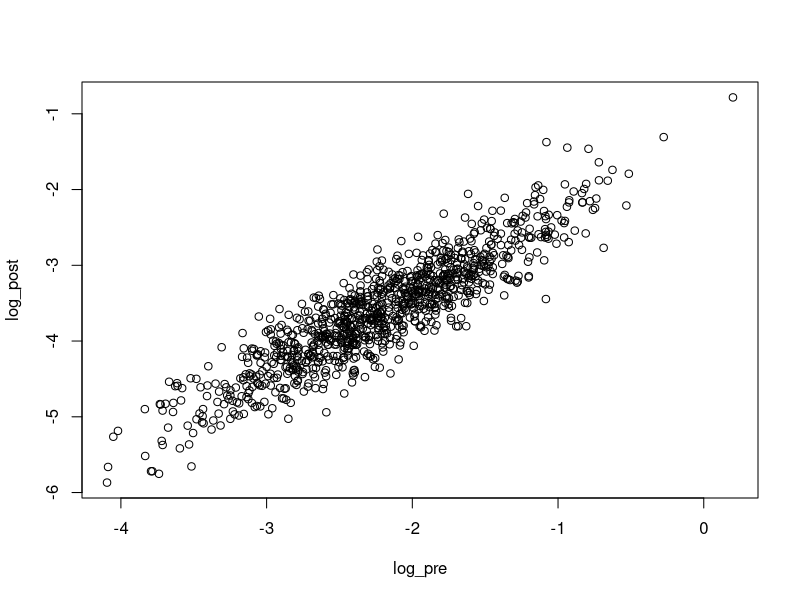
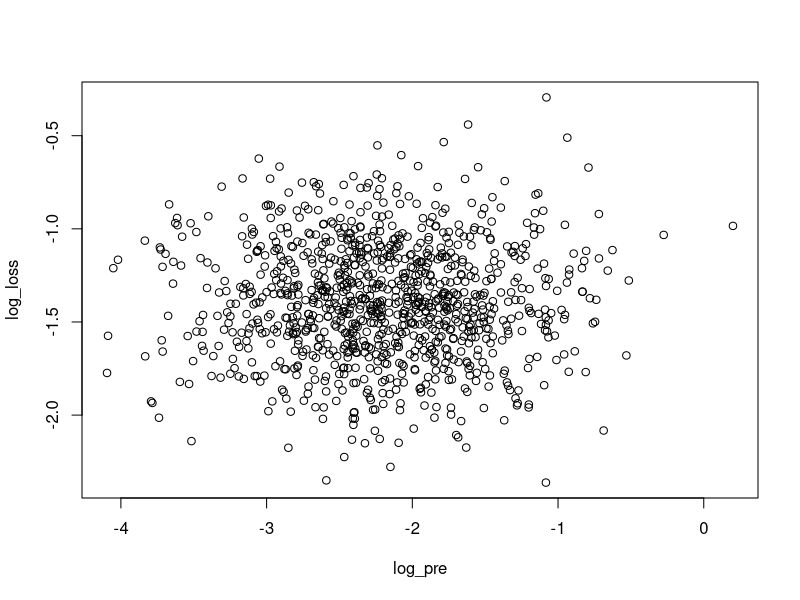
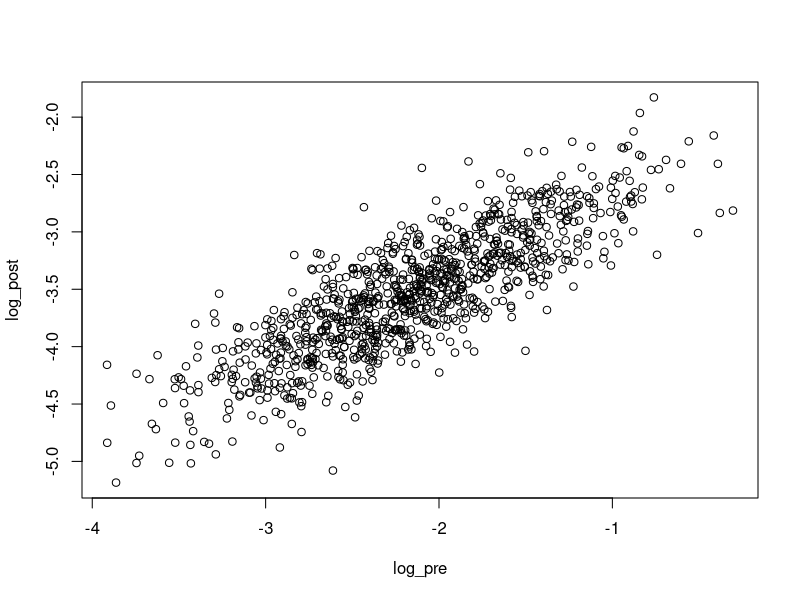
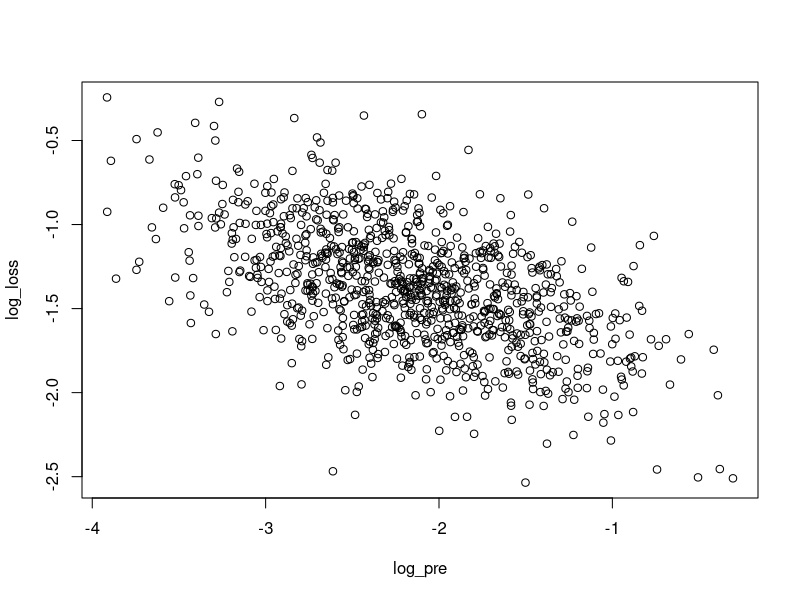
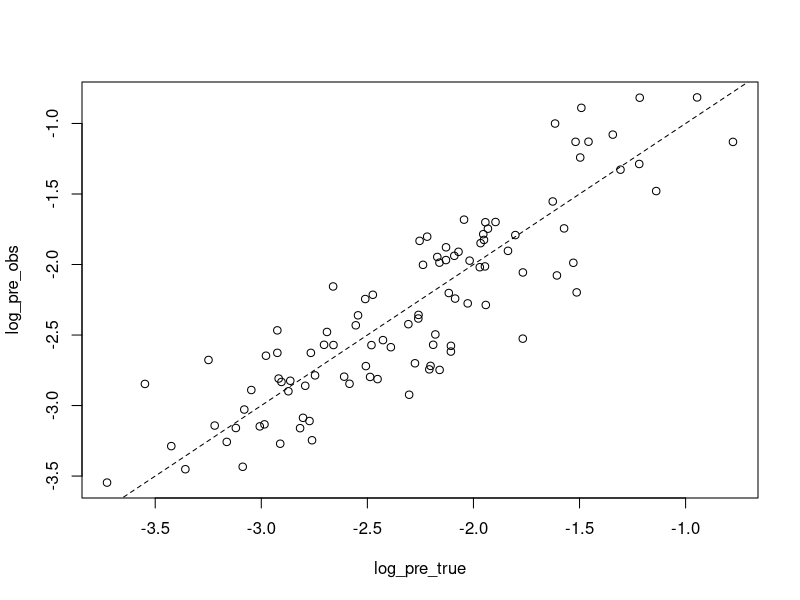
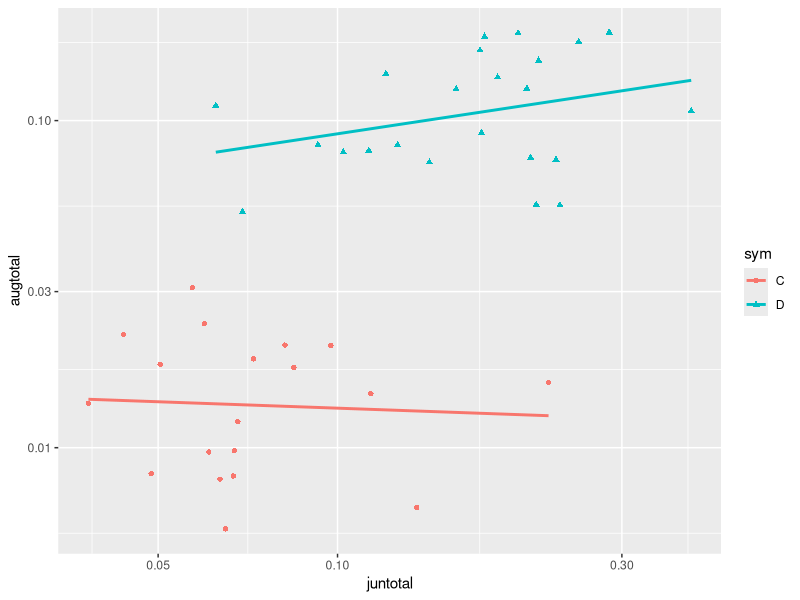
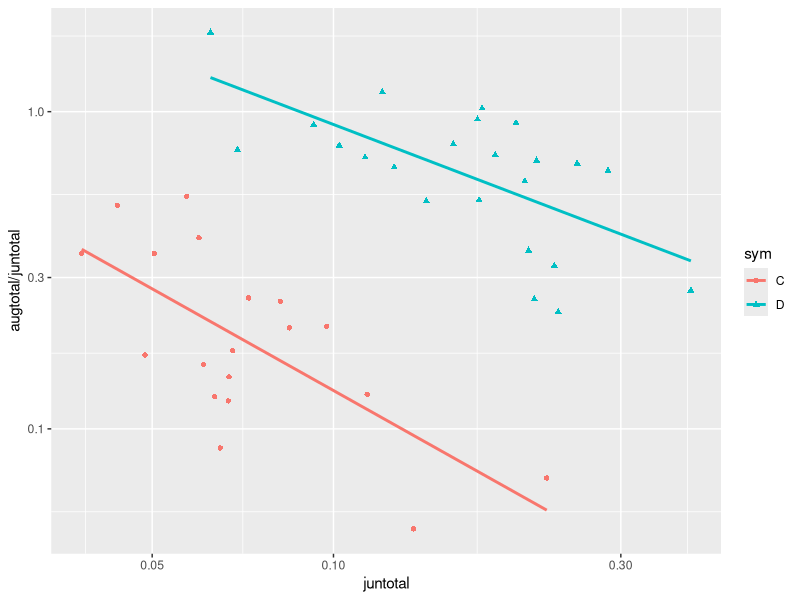
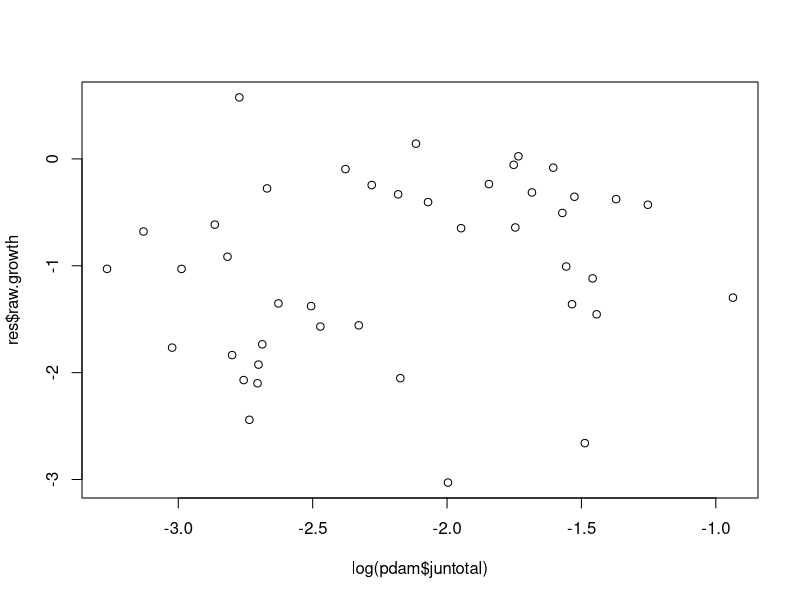

R code for these plots, in order:
## ---- chunk 1
knitr::opts_chunk$set(echo = TRUE)
## ---- chunk 2
# Load libraries
library(tidyverse)

# ----------------------------------------------------------
# 1. Simulate a Null Model with No Biological Relationship
# ----------------------------------------------------------
# Goal: Confirm that if log_loss is independent of log_pre, regression shows no spurious slope
# assumes log percent of symbionts lost is random normal

set.seed(1)
log_pre <- rnorm(1000, mean = -2.2, sd = 0.63)              # Pre-bleaching log SHR
log_loss <- rnorm(1000, mean = log(0.25), sd = 0.3)         # Independent log-loss
log_post <- log_pre + log_loss                              # Post = Pre + noise

# Expect: slope ≈ 1
summary(lm(log_post ~ log_pre))     
plot(log_pre, log_post)

# Expect: slope ≈ 0
summary(lm(log_loss ~ log_pre))
plot(log_pre, log_loss)


# ----------------------------------------------------------
# 2. Simulate a True Density-Dependent Relationship
# ----------------------------------------------------------
# Goal: Simulate a case where more symbionts causes greater loss (true relationship)

set.seed(2)
log_pre <- rnorm(1000, mean = -2.2, sd = 0.63)
b <- -0.2  # more symbionts → more loss
log_loss <- b * scale(log_pre)[,1] + rnorm(1000, mean = log(0.25), sd = 0.3)
log_post <- log_pre + log_loss

# Expect: slope < 1 (indicating higher initial SHR leads to proportionally greater loss)
summary(lm(log_post ~ log_pre))   
plot(log_pre, log_post)

# Expect: slope < 0 (log_loss decreases as log_pre increases)
summary(lm(log_loss ~ log_pre))  
plot(log_pre, log_loss)


# ----------------------------------------------------------
# 3. Demonstrate Mathematical Coupling via Shared Noise
# ----------------------------------------------------------
# Goal: Show how shared noise (e.g., from measurement error) can induce spurious slope

set.seed(3)
log_pre_true <- rnorm(1000, mean = -2.2, sd = 0.63)
log_pre_obs <- log_pre_true + rnorm(1000, sd = 0.2)  # observed with error
log_post <- log_pre_true + rnorm(1000, mean = log(0.25), sd = 0.3)
log_loss <- log_post - log_pre_obs  # uses noisy log(pre) → coupling

# Expect: slope < 0 even though post was independent of obs
summary(lm(log_loss ~ log_pre_obs))     


# expanded version of this
# True pre-bleaching log values
log_pre_true <- rnorm(100, mean = -2.2, sd = 0.63)

# Observed pre values include measurement error
log_pre_obs <- log_pre_true + rnorm(100, sd = 0.3)
plot(log_pre_true, log_pre_obs)
abline(0, 1, lty = 2)

# Simulate post values: depend on true pre, but not observed pre
log_post <- log_pre_true + rnorm(100, mean = log(0.25), sd = 0.3)

# Calculate log-loss using observed (noisy) log(pre)
log_loss <- log_post - log_pre_obs

# Regress log_loss ~ log_pre_obs
summary(lm(log_loss ~ log_pre_obs))
# Regress log_loss ~ log_pre_true
summary(lm(log_loss ~ log_pre_true))



# ----------------------------------------------------------
# 4. Use the Equivalent Formulation for Slope Testing
# ----------------------------------------------------------
# Recall: log(post/pre) = log(post) - log(pre)
# Therefore:
#   slope(log(post/pre) ~ log(pre)) < 0
# ⟺ slope(log(post) ~ log(pre)) < 1

set.seed(4)
log_pre <- rnorm(1000, mean = -2.2, sd = 0.63)
log_loss <- rnorm(1000, mean = log(0.25), sd = 0.3)
log_post <- log_pre + log_loss

# These are equivalent tests:
mod1 <- lm(log_post ~ log_pre)
mod2 <- lm(log_post - log_pre ~ log_pre)

summary(mod1)  # test if slope < 1
summary(mod2)  # test if slope < 0 (same result)


# ----------------------------------------------------------
# 5. Apply in Real Data with Simulation or Mixed Models
# ----------------------------------------------------------
# Real data: to determine if observed slope is meaningful
# - Use linear mixed models if repeated measures
# - Compare to null simulations (e.g., above)
# - Consider bootstrapping to assess slope uncertainty

# Note: not run here, but this structure can guide real data analysis.
pdam <- read_csv("PdamRbleaching.csv")

ggplot(pdam, aes(x = juntotal, y = augtotal, 
                 shape = sym, color = sym)) +
  geom_point() +
  scale_x_log10() +
  scale_y_log10() +
  geom_smooth(method = "lm", se = FALSE)
mod <- lm(log(augtotal) ~ log(juntotal) + sym, data = pdam)
summary(mod)
  

ggplot(pdam, aes(x = juntotal, y = augtotal/juntotal, shape = sym, color = sym)) +
  geom_point() +
  scale_x_log10() +
  scale_y_log10() +
  geom_smooth(method = "lm", se = FALSE)
mod <- lm(log(augtotal/juntotal) ~ log(juntotal) + sym, data = pdam)
summary(mod)

### Kelly and Price correction
rttm.adj<-function(m1, m2){
  raw.growth<-m2-m1
  vart<-var.test(m1,m2,paired = T) ## variances equal? 
  vpv<-vart$p.value # var.test p value
  m1m2cor<-cor.test(m1, m2) # test correlation between m1 and m2 
  rho<-m1m2cor$estimate # correlation coefficient between m1 and m2 
  m1sd<-sd(m1) # m1 sd
  m2sd<-sd(m2) # m2 sd
  m1v<-var(m1) # m1 var
  m2v<-var(m2) # m2 var
  m1m<-mean(m1) # m1 mean
  m2m<-mean(m2) # m2 mean
  pm<-mean(raw.growth)
  rho2<-(2*rho*m1sd*m2sd)/(m1v+m2v) # adjusted correlation coefficient used if variances are equal
  rhof<-ifelse(vpv <= 0.05, rho, rho2) # which rho is used for dstar calculation is based on variance comparison
  dstar<-(rhof*(m1-m1m)-(m2-m2m))*-1 # adjustment values. Multiply by -1 to flip sign because Kelly and Price based on plasticity as m1-m2, not m2-m1 as in most thermal tolerance estimates
  adj.growth <- pm+dstar # corrected plasticity. 
  out<-as.data.frame(cbind(raw.growth, dstar, adj.growth)) 
  return(out)
}

res <- rttm.adj(log(pdam$juntotal), log(pdam$augtotal))
pdam$juntotal[1] - pdam$augtotal[1]

plot(log(pdam$juntotal), res$raw.growth)
mod1 <- lm(res$raw.growth ~ log(pdam$juntotal) + pdam$sym)
summary(mod1)
plot(log(pdam$juntotal), res$adj.growth)
mod2 <- lm(res$adj.growth ~ log(pdam$juntotal) + pdam$sym)
summary(mod2)


# ----------------------------------------------------------
# Summary:
# - Simulated log_loss independent of log_pre → slope ≈ 0
# - Simulated density-dependent log_loss → slope < 0
# - Shared error in log(pre) & log_loss → spurious slope < 0
# - Test slope of log(post) ~ log(pre) < 1 (equivalent to log_loss ~ log_pre < 0)

